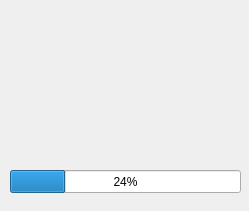
<?xml version="1.0" encoding="UTF-8"?>
<ui version="4.0">
 <class>Dialog</class>
 <widget class="QDialog" name="Dialog">
  <property name="geometry">
   <rect>
    <x>0</x>
    <y>0</y>
    <width>249</width>
    <height>211</height>
   </rect>
  </property>
  <property name="windowTitle">
   <string>Mohon Tunggu</string>
  </property>
  <widget class="QLabel" name="imglabel">
   <property name="geometry">
    <rect>
     <x>60</x>
     <y>30</y>
     <width>131</width>
     <height>111</height>
    </rect>
   </property>
   <property name="text">
    <string/>
   </property>
   <property name="pixmap">
    <pixmap>../../img/time-left.png</pixmap>
   </property>
   <property name="scaledContents">
    <bool>true</bool>
   </property>
   <property name="alignment">
    <set>Qt::AlignCenter</set>
   </property>
  </widget>
  <widget class="QProgressBar" name="progressBarUpload">
   <property name="geometry">
    <rect>
     <x>10</x>
     <y>170</y>
     <width>231</width>
     <height>23</height>
    </rect>
   </property>
   <property name="value">
    <number>24</number>
   </property>
   <property name="alignment">
    <set>Qt::AlignCenter</set>
   </property>
  </widget>
 </widget>
 <resources/>
 <connections/>
</ui>
